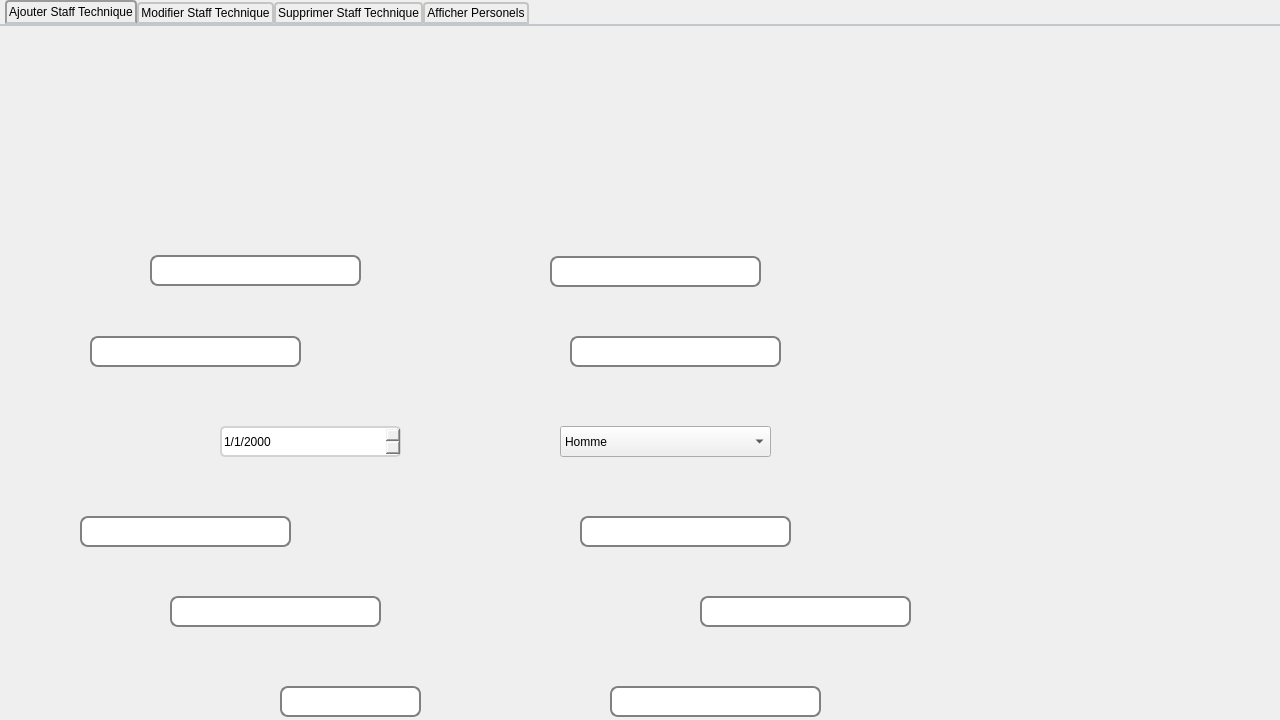
<?xml version="1.0" encoding="UTF-8"?>
<ui version="4.0">
 <class>stafftechnique</class>
 <widget class="QDialog" name="stafftechnique">
  <property name="geometry">
   <rect>
    <x>0</x>
    <y>0</y>
    <width>1280</width>
    <height>720</height>
   </rect>
  </property>
  <property name="minimumSize">
   <size>
    <width>1280</width>
    <height>720</height>
   </size>
  </property>
  <property name="maximumSize">
   <size>
    <width>1280</width>
    <height>720</height>
   </size>
  </property>
  <property name="baseSize">
   <size>
    <width>1280</width>
    <height>720</height>
   </size>
  </property>
  <property name="windowTitle">
   <string>MED++</string>
  </property>
  <widget class="QTabWidget" name="tabWidget">
   <property name="geometry">
    <rect>
     <x>0</x>
     <y>0</y>
     <width>1291</width>
     <height>721</height>
    </rect>
   </property>
   <property name="styleSheet">
    <string notr="true">QTabWidget::pane { /* The tab widget frame */
    border-top: 2px solid #C2C7CB;
}

QTabWidget::tab-bar {
    left: 5px; /* move to the right by 5px */
}

/* Style the tab using the tab sub-control. Note that
    it reads QTabBar _not_ QTabWidget */
QTabBar::tab {
    background: qlineargradient(x1: 0, y1: 0, x2: 0, y2: 1,
                                stop: 0 #E1E1E1, stop: 0.4 #DDDDDD,
                                stop: 0.5 #D8D8D8, stop: 1.0 #D3D3D3);
    border: 2px solid #C4C4C3;
    border-bottom-color: #C2C7CB; /* same as the pane color */
    border-top-left-radius: 4px;
    border-top-right-radius: 4px;
    min-width: 8ex;
    padding: 2px;
}

QTabBar::tab:selected, QTabBar::tab:hover {
    background: qlineargradient(x1: 0, y1: 0, x2: 0, y2: 1,
                                stop: 0 #fafafa, stop: 0.4 #f4f4f4,
                                stop: 0.5 #e7e7e7, stop: 1.0 #fafafa);
}

QTabBar::tab:selected {
    border-color: #9B9B9B;
    border-bottom-color: #C2C7CB; /* same as pane color */
}

QTabBar::tab:!selected {
    margin-top: 2px; /* make non-selected tabs look smaller */
}</string>
   </property>
   <property name="currentIndex">
    <number>0</number>
   </property>
   <widget class="QWidget" name="tab">
    <attribute name="title">
     <string>Ajouter Staff Technique</string>
    </attribute>
    <widget class="QWidget" name="widget" native="true">
     <property name="geometry">
      <rect>
       <x>0</x>
       <y>0</y>
       <width>1281</width>
       <height>701</height>
      </rect>
     </property>
     <property name="styleSheet">
      <string notr="true">QWidget#widget{
	background-image: url(:/AjoutStaff.png);
}</string>
     </property>
     <widget class="QLineEdit" name="Occupation">
      <property name="geometry">
       <rect>
        <x>150</x>
        <y>229</y>
        <width>211</width>
        <height>31</height>
       </rect>
      </property>
      <property name="styleSheet">
       <string notr="true">QLineEdit {
padding: 1px;
border-style: solid;
border: 2px solid gray;
border-radius: 8px;
}</string>
      </property>
     </widget>
     <widget class="QLineEdit" name="Nom">
      <property name="geometry">
       <rect>
        <x>90</x>
        <y>310</y>
        <width>211</width>
        <height>31</height>
       </rect>
      </property>
      <property name="styleSheet">
       <string notr="true">QLineEdit {
padding: 1px;
border-style: solid;
border: 2px solid gray;
border-radius: 8px;
}</string>
      </property>
     </widget>
     <widget class="QLineEdit" name="carteid">
      <property name="geometry">
       <rect>
        <x>80</x>
        <y>490</y>
        <width>211</width>
        <height>31</height>
       </rect>
      </property>
      <property name="styleSheet">
       <string notr="true">QLineEdit {
padding: 1px;
border-style: solid;
border: 2px solid gray;
border-radius: 8px;
}</string>
      </property>
     </widget>
     <widget class="QLineEdit" name="Horaire">
      <property name="geometry">
       <rect>
        <x>280</x>
        <y>660</y>
        <width>141</width>
        <height>31</height>
       </rect>
      </property>
      <property name="styleSheet">
       <string notr="true">QLineEdit {
padding: 1px;
border-style: solid;
border: 2px solid gray;
border-radius: 8px;
}</string>
      </property>
     </widget>
     <widget class="QLineEdit" name="Salaire">
      <property name="geometry">
       <rect>
        <x>170</x>
        <y>570</y>
        <width>211</width>
        <height>31</height>
       </rect>
      </property>
      <property name="styleSheet">
       <string notr="true">QLineEdit {
padding: 1px;
border-style: solid;
border: 2px solid gray;
border-radius: 8px;
}</string>
      </property>
     </widget>
     <widget class="QLineEdit" name="Role">
      <property name="geometry">
       <rect>
        <x>550</x>
        <y>230</y>
        <width>211</width>
        <height>31</height>
       </rect>
      </property>
      <property name="styleSheet">
       <string notr="true">QLineEdit {
padding: 1px;
border-style: solid;
border: 2px solid gray;
border-radius: 8px;
}</string>
      </property>
     </widget>
     <widget class="QLineEdit" name="Prenom">
      <property name="geometry">
       <rect>
        <x>570</x>
        <y>310</y>
        <width>211</width>
        <height>31</height>
       </rect>
      </property>
      <property name="styleSheet">
       <string notr="true">QLineEdit {
padding: 1px;
border-style: solid;
border: 2px solid gray;
border-radius: 8px;
}</string>
      </property>
     </widget>
     <widget class="QLineEdit" name="Tel">
      <property name="geometry">
       <rect>
        <x>580</x>
        <y>490</y>
        <width>211</width>
        <height>31</height>
       </rect>
      </property>
      <property name="styleSheet">
       <string notr="true">QLineEdit {
padding: 1px;
border-style: solid;
border: 2px solid gray;
border-radius: 8px;
}</string>
      </property>
     </widget>
     <widget class="QLineEdit" name="LineEdit_6">
      <property name="geometry">
       <rect>
        <x>700</x>
        <y>570</y>
        <width>211</width>
        <height>31</height>
       </rect>
      </property>
      <property name="styleSheet">
       <string notr="true">QLineEdit {
padding: 1px;
border-style: solid;
border: 2px solid gray;
border-radius: 8px;
}</string>
      </property>
     </widget>
     <widget class="QLineEdit" name="Mail">
      <property name="geometry">
       <rect>
        <x>610</x>
        <y>660</y>
        <width>211</width>
        <height>31</height>
       </rect>
      </property>
      <property name="styleSheet">
       <string notr="true">QLineEdit {
padding: 1px;
border-style: solid;
border: 2px solid gray;
border-radius: 8px;
}</string>
      </property>
     </widget>
     <widget class="QWidget" name="widget_2" native="true">
      <property name="geometry">
       <rect>
        <x>1130</x>
        <y>399</y>
        <width>121</width>
        <height>41</height>
       </rect>
      </property>
      <widget class="QPushButton" name="save">
       <property name="geometry">
        <rect>
         <x>4</x>
         <y>-8</y>
         <width>121</width>
         <height>51</height>
        </rect>
       </property>
       <property name="styleSheet">
        <string notr="true">QPushButton{
border-style:solid;

background-color:#AARRGGBB ;
color:#fff;
border-radius:7px;
}
</string>
       </property>
       <property name="text">
        <string/>
       </property>
      </widget>
     </widget>
     <widget class="QWidget" name="widget_3" native="true">
      <property name="geometry">
       <rect>
        <x>1159</x>
        <y>80</y>
        <width>111</width>
        <height>41</height>
       </rect>
      </property>
      <widget class="QPushButton" name="retour">
       <property name="geometry">
        <rect>
         <x>0</x>
         <y>0</y>
         <width>111</width>
         <height>41</height>
        </rect>
       </property>
       <property name="styleSheet">
        <string notr="true">QPushButton{
border-style:solid;

background-color:#AARRGGBB ;
color:#fff;
border-radius:7px;
}

</string>
       </property>
       <property name="text">
        <string/>
       </property>
      </widget>
     </widget>
     <widget class="QDateEdit" name="dateEdit_2">
      <property name="geometry">
       <rect>
        <x>220</x>
        <y>400</y>
        <width>181</width>
        <height>31</height>
       </rect>
      </property>
      <property name="styleSheet">
       <string notr="true">
QDateEdit::drop-down {
	subcontrol-origin: padding;
	subcontrol-position: top right;
	width: 15px;
 
	border-left-width: 1px;
	border-left-color: darkgray;
	border-left-style: solid;
	border-top-right-radius: 3px;
	border-bottom-right-radius: 3px;
}
QDateEdit {
	border: 2px solid lightgray;
	border-radius: 5px;
}


</string>
      </property>
      <property name="displayFormat">
       <string>d/M/yyyy</string>
      </property>
     </widget>
     <widget class="QComboBox" name="Sexe">
      <property name="geometry">
       <rect>
        <x>560</x>
        <y>400</y>
        <width>211</width>
        <height>31</height>
       </rect>
      </property>
      <item>
       <property name="text">
        <string>Homme</string>
       </property>
      </item>
      <item>
       <property name="text">
        <string>Femme</string>
       </property>
      </item>
     </widget>
    </widget>
   </widget>
   <widget class="QWidget" name="tab_2">
    <attribute name="title">
     <string>Modifier Staff Technique</string>
    </attribute>
    <widget class="QWidget" name="widget_6" native="true">
     <property name="geometry">
      <rect>
       <x>0</x>
       <y>0</y>
       <width>1281</width>
       <height>711</height>
      </rect>
     </property>
     <property name="styleSheet">
      <string notr="true">QWidget#widget_6
{
background-image: url(:/ModStaff.png);
}
</string>
     </property>
     <widget class="QComboBox" name="comboBox">
      <property name="geometry">
       <rect>
        <x>370</x>
        <y>171</y>
        <width>161</width>
        <height>31</height>
       </rect>
      </property>
      <property name="styleSheet">
       <string notr="true">border-width:2px;
border-style:solid;
border-color:darkblue;

border-radius: 3px;
padding: 1px 18px 1px 3px;
min-width: 6em;

background: qlineargradient(x1: 0, y1: 0, x2: 0, y2: 1,
                       stop: 0 #D3D3D3, stop: 0.4 #D8D8D8,
                       stop: 0.5 #DDDDDD, stop: 1.0 #E1E1E1);


padding-top: 3px;
padding-left: 4px;

subcontrol-origin: padding;
subcontrol-position: top right;
width: 15px;

border-left-width: 1px;
border-left-color: darkgray;
border-left-style: solid; 
border-top-right-radius: 3px; 
border-bottom-right-radius: 3px;

top: 1px;
left: 1px;

border: 2px solid darkgray;
selection-background-color: lightgray;

</string>
      </property>
     </widget>
     <widget class="QPushButton" name="pushButton_2">
      <property name="geometry">
       <rect>
        <x>580</x>
        <y>170</y>
        <width>121</width>
        <height>41</height>
       </rect>
      </property>
      <property name="styleSheet">
       <string notr="true">QPushButton{
border-style:solid;

background-color:#AARRGGBB ;
color:#fff;
border-radius:7px;
}


</string>
      </property>
      <property name="text">
       <string/>
      </property>
     </widget>
     <widget class="QPushButton" name="retour_2">
      <property name="geometry">
       <rect>
        <x>1150</x>
        <y>60</y>
        <width>111</width>
        <height>41</height>
       </rect>
      </property>
      <property name="styleSheet">
       <string notr="true">QPushButton{
border-style:solid;

background-color:#AARRGGBB ;
color:#fff;
border-radius:7px;
}

</string>
      </property>
      <property name="text">
       <string/>
      </property>
     </widget>
     <widget class="QPushButton" name="pushButton_4">
      <property name="geometry">
       <rect>
        <x>540</x>
        <y>170</y>
        <width>31</width>
        <height>31</height>
       </rect>
      </property>
      <property name="styleSheet">
       <string notr="true">QPushButton{
border-style:solid;

background-color:#AARRGGBB ;
color:#fff;
border-radius:7px;
}

</string>
      </property>
      <property name="text">
       <string/>
      </property>
     </widget>
     <widget class="QLineEdit" name="Role_2">
      <property name="geometry">
       <rect>
        <x>580</x>
        <y>240</y>
        <width>211</width>
        <height>31</height>
       </rect>
      </property>
      <property name="styleSheet">
       <string notr="true">QLineEdit {
padding: 1px;
border-style: solid;
border: 2px solid gray;
border-radius: 8px;
}</string>
      </property>
     </widget>
     <widget class="QLineEdit" name="LineEdit_7">
      <property name="geometry">
       <rect>
        <x>690</x>
        <y>580</y>
        <width>211</width>
        <height>31</height>
       </rect>
      </property>
      <property name="styleSheet">
       <string notr="true">QLineEdit {
padding: 1px;
border-style: solid;
border: 2px solid gray;
border-radius: 8px;
}</string>
      </property>
     </widget>
     <widget class="QLineEdit" name="Salaire_2">
      <property name="geometry">
       <rect>
        <x>160</x>
        <y>570</y>
        <width>211</width>
        <height>31</height>
       </rect>
      </property>
      <property name="styleSheet">
       <string notr="true">QLineEdit {
padding: 1px;
border-style: solid;
border: 2px solid gray;
border-radius: 8px;
}</string>
      </property>
     </widget>
     <widget class="QLineEdit" name="carteid_2">
      <property name="geometry">
       <rect>
        <x>70</x>
        <y>490</y>
        <width>211</width>
        <height>31</height>
       </rect>
      </property>
      <property name="styleSheet">
       <string notr="true">QLineEdit {
padding: 1px;
border-style: solid;
border: 2px solid gray;
border-radius: 8px;
}</string>
      </property>
     </widget>
     <widget class="QLineEdit" name="Tel_2">
      <property name="geometry">
       <rect>
        <x>570</x>
        <y>490</y>
        <width>211</width>
        <height>31</height>
       </rect>
      </property>
      <property name="styleSheet">
       <string notr="true">QLineEdit {
padding: 1px;
border-style: solid;
border: 2px solid gray;
border-radius: 8px;
}</string>
      </property>
     </widget>
     <widget class="QLineEdit" name="Prenom_2">
      <property name="geometry">
       <rect>
        <x>570</x>
        <y>330</y>
        <width>211</width>
        <height>31</height>
       </rect>
      </property>
      <property name="styleSheet">
       <string notr="true">QLineEdit {
padding: 1px;
border-style: solid;
border: 2px solid gray;
border-radius: 8px;
}</string>
      </property>
     </widget>
     <widget class="QLineEdit" name="Nom_2">
      <property name="geometry">
       <rect>
        <x>80</x>
        <y>330</y>
        <width>211</width>
        <height>31</height>
       </rect>
      </property>
      <property name="styleSheet">
       <string notr="true">QLineEdit {
padding: 1px;
border-style: solid;
border: 2px solid gray;
border-radius: 8px;
}</string>
      </property>
     </widget>
     <widget class="QLineEdit" name="Horaire_2">
      <property name="geometry">
       <rect>
        <x>270</x>
        <y>660</y>
        <width>141</width>
        <height>31</height>
       </rect>
      </property>
      <property name="styleSheet">
       <string notr="true">QLineEdit {
padding: 1px;
border-style: solid;
border: 2px solid gray;
border-radius: 8px;
}</string>
      </property>
     </widget>
     <widget class="QLineEdit" name="Mail_2">
      <property name="geometry">
       <rect>
        <x>600</x>
        <y>660</y>
        <width>211</width>
        <height>31</height>
       </rect>
      </property>
      <property name="styleSheet">
       <string notr="true">QLineEdit {
padding: 1px;
border-style: solid;
border: 2px solid gray;
border-radius: 8px;
}</string>
      </property>
     </widget>
     <widget class="QLineEdit" name="Occupation_2">
      <property name="geometry">
       <rect>
        <x>130</x>
        <y>250</y>
        <width>211</width>
        <height>31</height>
       </rect>
      </property>
      <property name="styleSheet">
       <string notr="true">QLineEdit {
padding: 1px;
border-style: solid;
border: 2px solid gray;
border-radius: 8px;
}</string>
      </property>
     </widget>
     <widget class="QPushButton" name="pushButton_5">
      <property name="geometry">
       <rect>
        <x>1124</x>
        <y>392</y>
        <width>121</width>
        <height>41</height>
       </rect>
      </property>
      <property name="styleSheet">
       <string notr="true">QPushButton{
border-style:solid;

background-color:#AARRGGBB ;
color:#fff;
border-radius:7px;
}


</string>
      </property>
      <property name="text">
       <string/>
      </property>
     </widget>
     <widget class="QDateEdit" name="dateEdit">
      <property name="geometry">
       <rect>
        <x>210</x>
        <y>411</y>
        <width>181</width>
        <height>31</height>
       </rect>
      </property>
      <property name="styleSheet">
       <string notr="true">
QDateEdit::drop-down {
	subcontrol-origin: padding;
	subcontrol-position: top right;
	width: 15px;
 
	border-left-width: 1px;
	border-left-color: darkgray;
	border-left-style: solid;
	border-top-right-radius: 3px;
	border-bottom-right-radius: 3px;
}
QDateEdit {
	border: 2px solid lightgray;
	border-radius: 5px;
}


</string>
      </property>
      <property name="displayFormat">
       <string>d/M/yyyy</string>
      </property>
     </widget>
     <widget class="QComboBox" name="Sexe_2">
      <property name="geometry">
       <rect>
        <x>560</x>
        <y>410</y>
        <width>211</width>
        <height>31</height>
       </rect>
      </property>
      <property name="styleSheet">
       <string notr="true">border-width:2px;
border-style:solid;
border-color:darkblue;

border-radius: 3px;
padding: 1px 18px 1px 3px;
min-width: 6em;

background: qlineargradient(x1: 0, y1: 0, x2: 0, y2: 1,
                       stop: 0 #D3D3D3, stop: 0.4 #D8D8D8,
                       stop: 0.5 #DDDDDD, stop: 1.0 #E1E1E1);


padding-top: 3px;
padding-left: 4px;

subcontrol-origin: padding;
subcontrol-position: top right;
width: 15px;

border-left-width: 1px;
border-left-color: darkgray;
border-left-style: solid; 
border-top-right-radius: 3px; 
border-bottom-right-radius: 3px;

top: 1px;
left: 1px;

border: 2px solid darkgray;
selection-background-color: lightgray;

</string>
      </property>
      <item>
       <property name="text">
        <string>Homme</string>
       </property>
      </item>
      <item>
       <property name="text">
        <string>Femme</string>
       </property>
      </item>
     </widget>
    </widget>
   </widget>
   <widget class="QWidget" name="tab_3">
    <attribute name="title">
     <string>Supprimer Staff Technique</string>
    </attribute>
    <widget class="QWidget" name="widget_7" native="true">
     <property name="geometry">
      <rect>
       <x>0</x>
       <y>0</y>
       <width>1281</width>
       <height>691</height>
      </rect>
     </property>
     <property name="styleSheet">
      <string notr="true">QWidget#widget_7
{
background-image: url(:/SuprimerStaff.png);
}
</string>
     </property>
     <widget class="QWidget" name="widget_8" native="true">
      <property name="geometry">
       <rect>
        <x>1159</x>
        <y>80</y>
        <width>111</width>
        <height>41</height>
       </rect>
      </property>
      <widget class="QPushButton" name="pushButton_3">
       <property name="geometry">
        <rect>
         <x>0</x>
         <y>0</y>
         <width>111</width>
         <height>41</height>
        </rect>
       </property>
       <property name="styleSheet">
        <string notr="true">QPushButton{
border-style:solid;

background-color:#AARRGGBB ;
color:#fff;
border-radius:7px;
}</string>
       </property>
       <property name="text">
        <string/>
       </property>
      </widget>
     </widget>
     <widget class="QWidget" name="widget_9" native="true">
      <property name="geometry">
       <rect>
        <x>1140</x>
        <y>650</y>
        <width>121</width>
        <height>41</height>
       </rect>
      </property>
      <widget class="QPushButton" name="Delete">
       <property name="geometry">
        <rect>
         <x>4</x>
         <y>2</y>
         <width>121</width>
         <height>41</height>
        </rect>
       </property>
       <property name="styleSheet">
        <string notr="true">QPushButton{
border-style:solid;

background-color:#AARRGGBB ;
color:#fff;
border-radius:7px;
}</string>
       </property>
       <property name="text">
        <string/>
       </property>
      </widget>
     </widget>
     <widget class="QComboBox" name="comboBox_2">
      <property name="geometry">
       <rect>
        <x>410</x>
        <y>320</y>
        <width>261</width>
        <height>31</height>
       </rect>
      </property>
      <property name="styleSheet">
       <string notr="true">border-width:2px;
border-style:solid;
border-color:darkblue;

border-radius: 3px;
padding: 1px 18px 1px 3px;
min-width: 6em;

background: qlineargradient(x1: 0, y1: 0, x2: 0, y2: 1,
                       stop: 0 #D3D3D3, stop: 0.4 #D8D8D8,
                       stop: 0.5 #DDDDDD, stop: 1.0 #E1E1E1);


padding-top: 3px;
padding-left: 4px;

subcontrol-origin: padding;
subcontrol-position: top right;
width: 15px;

border-left-width: 1px;
border-left-color: darkgray;
border-left-style: solid; 
border-top-right-radius: 3px; 
border-bottom-right-radius: 3px;

top: 1px;
left: 1px;

border: 2px solid darkgray;
selection-background-color: lightgray;

</string>
      </property>
     </widget>
     <widget class="QTextEdit" name="textEdit">
      <property name="geometry">
       <rect>
        <x>410</x>
        <y>370</y>
        <width>491</width>
        <height>231</height>
       </rect>
      </property>
     </widget>
     <widget class="QLabel" name="label_2">
      <property name="geometry">
       <rect>
        <x>100</x>
        <y>350</y>
        <width>301</width>
        <height>81</height>
       </rect>
      </property>
      <property name="font">
       <font>
        <family>Agency FB</family>
        <pointsize>20</pointsize>
        <weight>50</weight>
        <bold>false</bold>
       </font>
      </property>
      <property name="styleSheet">
       <string notr="true">QLabel#label_2 
{

	color: rgb(79, 154, 211);
}</string>
      </property>
      <property name="text">
       <string>Raisons de suppression : </string>
      </property>
     </widget>
     <widget class="QPushButton" name="pushButton_7">
      <property name="geometry">
       <rect>
        <x>610</x>
        <y>610</y>
        <width>84</width>
        <height>31</height>
       </rect>
      </property>
      <property name="styleSheet">
       <string notr="true">QPushButton{
border-style:solid;

background-color:#AARRGGBB ;
color:rgb(79, 154, 211);
border-radius:7px;
}
QPushButton {
    border: 2px solid #8f8f91;
    border-radius: 6px;
    background-color: qlineargradient(x1: 0, y1: 0, x2: 0, y2: 1,
                                      stop: 0 #f6f7fa, stop: 1 #dadbde);
    min-width: 80px;
}
QPushButton:pressed {
    background-color: qlineargradient(x1: 0, y1: 0, x2: 0, y2: 1,
                                      stop: 0 #dadbde, stop: 1 #f6f7fa);
}

QPushButton:flat {
    border: none; /* no border for a flat push button */
}

QPushButton:default {
    border-color: navy; /* make the default button prominent */
}
QPushButton:open { /* when the button has its menu open */
    background-color: qlineargradient(x1: 0, y1: 0, x2: 0, y2: 1,
                                      stop: 0 #dadbde, stop: 1 #f6f7fa);
}

QPushButton::menu-indicator {
    image: url(menu_indicator.png);
    subcontrol-origin: padding;
    subcontrol-position: bottom right;
}

QPushButton::menu-indicator:pressed, QPushButton::menu-indicator:open {
    position: relative;
    top: 2px; left: 2px; /* shift the arrow by 2 px */
}</string>
      </property>
      <property name="text">
       <string>Imprimer</string>
      </property>
     </widget>
    </widget>
   </widget>
   <widget class="QWidget" name="tab_4">
    <attribute name="title">
     <string>Afficher Personels</string>
    </attribute>
    <widget class="QWidget" name="widget_4" native="true">
     <property name="geometry">
      <rect>
       <x>0</x>
       <y>0</y>
       <width>1281</width>
       <height>711</height>
      </rect>
     </property>
     <property name="styleSheet">
      <string notr="true">QWidget#widget_4
{
	background-image: url(:/AfficherStaff.png);
}</string>
     </property>
     <widget class="QTableView" name="TabPers">
      <property name="geometry">
       <rect>
        <x>0</x>
        <y>240</y>
        <width>1281</width>
        <height>461</height>
       </rect>
      </property>
      <property name="styleSheet">
       <string notr="true">QTableView QTableCornerButton::section {
    background: red;
    border: 2px outset red;
}
QTableView {
    selection-background-color: qlineargradient(x1: 0, y1: 0, x2: 0.5, y2: 0.5,
                                stop: 0 #FF92BB, stop: 1 gray);
}
 QScrollBar:vertical {
     border: 2px solid grey;
     background: #32CC99;
     width: 15px;
     margin: 22px 0 22px 0;
 }
 QScrollBar::handle:vertical {
     background: white;
     min-height: 20px;
 }
 QScrollBar::add-line:vertical {
     border: 2px solid grey;
     background: #32CC99;
     height: 20px;
     subcontrol-position: bottom;
     subcontrol-origin: margin;
 }

 QScrollBar::sub-line:vertical {
     border: 2px solid grey;
     background: #32CC99;
     height: 20px;
     subcontrol-position: top;
     subcontrol-origin: margin;
 }
 QScrollBar::up-arrow:vertical, QScrollBar::down-arrow:vertical {
     border: 2px solid grey;
     width: 3px;
     height: 3px;
     background: white;
 }

 QScrollBar::add-page:vertical, QScrollBar::sub-page:vertical {
     background: none;
 }

</string>
      </property>
      <property name="textElideMode">
       <enum>Qt::ElideMiddle</enum>
      </property>
     </widget>
     <widget class="QWidget" name="widget_5" native="true">
      <property name="geometry">
       <rect>
        <x>1150</x>
        <y>79</y>
        <width>120</width>
        <height>41</height>
       </rect>
      </property>
      <widget class="QPushButton" name="pushButton">
       <property name="geometry">
        <rect>
         <x>4</x>
         <y>2</y>
         <width>111</width>
         <height>41</height>
        </rect>
       </property>
       <property name="styleSheet">
        <string notr="true">QPushButton{
border-style:solid;

background-color:#AARRGGBB ;
color:#fff;
border-radius:7px;
}</string>
       </property>
       <property name="text">
        <string/>
       </property>
      </widget>
     </widget>
     <widget class="QLabel" name="label">
      <property name="geometry">
       <rect>
        <x>10</x>
        <y>200</y>
        <width>71</width>
        <height>21</height>
       </rect>
      </property>
      <property name="font">
       <font>
        <family>Agency FB</family>
        <pointsize>16</pointsize>
       </font>
      </property>
      <property name="text">
       <string>Trier Par : </string>
      </property>
     </widget>
     <widget class="QRadioButton" name="radioButton">
      <property name="geometry">
       <rect>
        <x>100</x>
        <y>180</y>
        <width>91</width>
        <height>61</height>
       </rect>
      </property>
      <property name="styleSheet">
       <string notr="true">QRadioButton::indicator {
    width: 13px;
    height: 13px;
}</string>
      </property>
      <property name="text">
       <string>A-Z</string>
      </property>
     </widget>
     <widget class="QRadioButton" name="radioButton_2">
      <property name="geometry">
       <rect>
        <x>170</x>
        <y>180</y>
        <width>91</width>
        <height>61</height>
       </rect>
      </property>
      <property name="styleSheet">
       <string notr="true">QRadioButton::indicator {
    width: 13px;
    height: 13px;
}</string>
      </property>
      <property name="text">
       <string>Z-A</string>
      </property>
     </widget>
     <widget class="QRadioButton" name="radioButton_3">
      <property name="geometry">
       <rect>
        <x>250</x>
        <y>180</y>
        <width>121</width>
        <height>61</height>
       </rect>
      </property>
      <property name="styleSheet">
       <string notr="true">QRadioButton::indicator {
    width: 13px;
    height: 13px;
}</string>
      </property>
      <property name="text">
       <string>Durée du contrat ↑</string>
      </property>
     </widget>
     <widget class="QRadioButton" name="radioButton_4">
      <property name="geometry">
       <rect>
        <x>650</x>
        <y>180</y>
        <width>121</width>
        <height>61</height>
       </rect>
      </property>
      <property name="styleSheet">
       <string notr="true">QRadioButton::indicator {
    width: 13px;
    height: 13px;
}</string>
      </property>
      <property name="text">
       <string>Salaire ↑</string>
      </property>
     </widget>
     <widget class="QRadioButton" name="radioButton_5">
      <property name="geometry">
       <rect>
        <x>560</x>
        <y>180</y>
        <width>81</width>
        <height>61</height>
       </rect>
      </property>
      <property name="styleSheet">
       <string notr="true">QRadioButton::indicator {
    width: 13px;
    height: 13px;
}</string>
      </property>
      <property name="text">
       <string>Salaire ↓</string>
      </property>
     </widget>
     <widget class="QRadioButton" name="radioButton_6">
      <property name="geometry">
       <rect>
        <x>400</x>
        <y>180</y>
        <width>121</width>
        <height>61</height>
       </rect>
      </property>
      <property name="styleSheet">
       <string notr="true">QRadioButton::indicator {
    width: 13px;
    height: 13px;
}</string>
      </property>
      <property name="text">
       <string>Durée du contrat ↓</string>
      </property>
     </widget>
     <widget class="QRadioButton" name="radioButton_7">
      <property name="geometry">
       <rect>
        <x>780</x>
        <y>180</y>
        <width>91</width>
        <height>61</height>
       </rect>
      </property>
      <property name="styleSheet">
       <string notr="true">QRadioButton::indicator {
    width: 13px;
    height: 13px;
}</string>
      </property>
      <property name="text">
       <string>Remise</string>
      </property>
     </widget>
     <widget class="QLineEdit" name="lineEdit">
      <property name="geometry">
       <rect>
        <x>1102</x>
        <y>200</y>
        <width>161</width>
        <height>20</height>
       </rect>
      </property>
      <property name="styleSheet">
       <string notr="true">QLineEdit {
padding: 1px;
border-style: solid;
border: 2px solid gray;
border-radius: 8px;
}</string>
      </property>
     </widget>
     <widget class="QPushButton" name="pushButton_6">
      <property name="geometry">
       <rect>
        <x>1010</x>
        <y>200</y>
        <width>84</width>
        <height>23</height>
       </rect>
      </property>
      <property name="styleSheet">
       <string notr="true">QPushButton {
    border: 2px solid #8f8f91;
    border-radius: 6px;
    background-color: qlineargradient(x1: 0, y1: 0, x2: 0, y2: 1,
                                      stop: 0 #f6f7fa, stop: 1 #dadbde);
    min-width: 80px;
}
QPushButton:pressed {
    background-color: qlineargradient(x1: 0, y1: 0, x2: 0, y2: 1,
                                      stop: 0 #dadbde, stop: 1 #f6f7fa);
}

QPushButton:flat {
    border: none; /* no border for a flat push button */
}

QPushButton:default {
    border-color: navy; /* make the default button prominent */
}
QPushButton:open { /* when the button has its menu open */
    background-color: qlineargradient(x1: 0, y1: 0, x2: 0, y2: 1,
                                      stop: 0 #dadbde, stop: 1 #f6f7fa);
}

QPushButton::menu-indicator {
    image: url(menu_indicator.png);
    subcontrol-origin: padding;
    subcontrol-position: bottom right;
}

QPushButton::menu-indicator:pressed, QPushButton::menu-indicator:open {
    position: relative;
    top: 2px; left: 2px; /* shift the arrow by 2 px */
}</string>
      </property>
      <property name="text">
       <string>Chercher</string>
      </property>
     </widget>
    </widget>
   </widget>
  </widget>
 </widget>
 <resources/>
 <connections/>
</ui>
